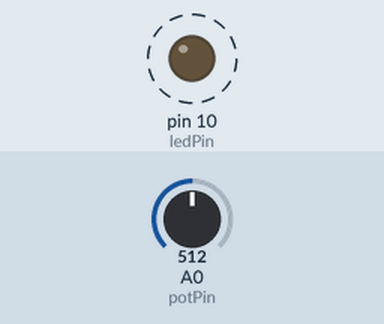
The sketch below on a simulated Arduino Uno, built with avr-gcc and run on an emulated ATmega328P. Shown: output pins drawn as LEDs (lit = HIGH). Dashed ring = blinking. The inputs (shaded band) are chosen by the test bench; at power-on: A0 (potPin) = 512. What the sketch prints to the serial monitor is not drawn.

Above: at 1.2 s.
1.3 s: A0 (potPin) set to 716
4.3 s: A0 (potPin) set to 511
Timing chart, 0 to 13.3 s (numbered marks = the images above; inputs shaded):
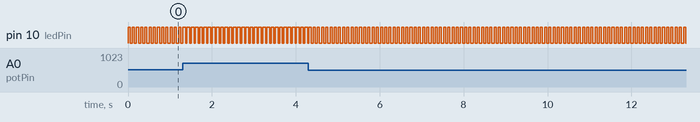

The sketch:

Potentionmeter_test.ino
```cpp
const int potPin = 14;
const int ledPin = 10;

void setup() {
  // put your setup code here, to run once:
  pinMode(ledPin, OUTPUT);
  Serial.begin(9600);
}

void loop() {
  // put your main code here, to run repeatedly:
  int val;
  int percent;

  val = analogRead(potPin);
  percent = map(val, 0, 1023, 0, 100);

  digitalWrite(ledPin, HIGH);
  delay(percent);

  digitalWrite(ledPin, LOW);
  delay(100-percent);

  Serial.println(percent);
}
```

Measured:
- by itself, pin 10 (ledPin): alternates HIGH for 0.05 s and LOW for 0.05 s
